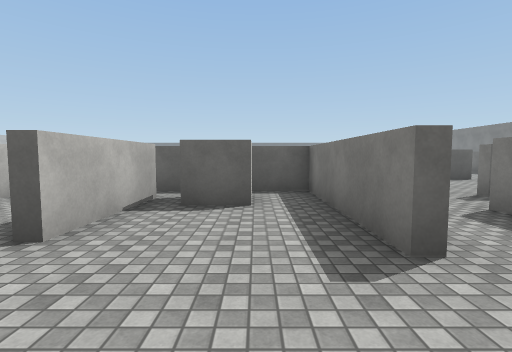
[1] (above)

24 first-person views from a walk through a 3-D level made in the Unity game engine. The camera is 1.4 m above the floor, tilts 4° down and sees 85° across. The floor is counted in squares, 2 m on a side. Each view is taken from the middle of a square. On the plan, view 1 faces up. The plan holds only what a view shows up to about 9 squares ahead; the rest is blank. The place goes on beyond the plan. The player is left out. Surface patterns are stand-ins for the level's own textures.

[2]
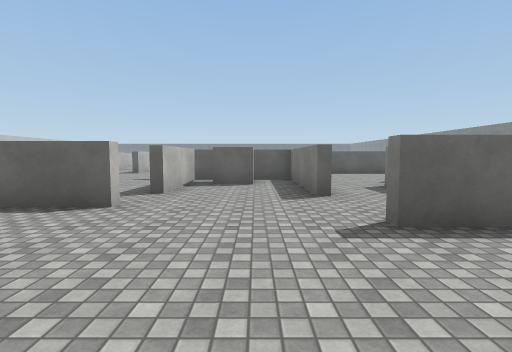

[3]
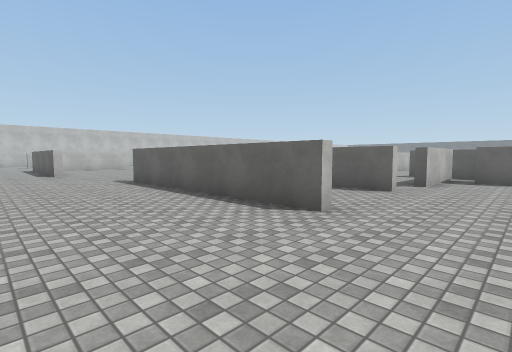

[4]
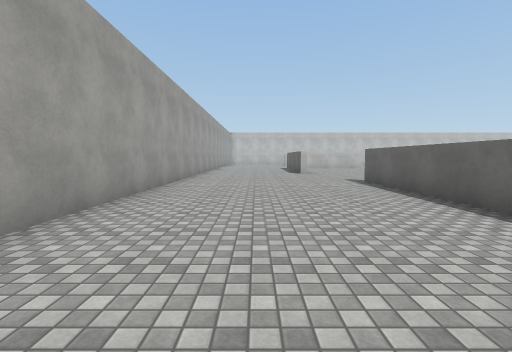

[5]
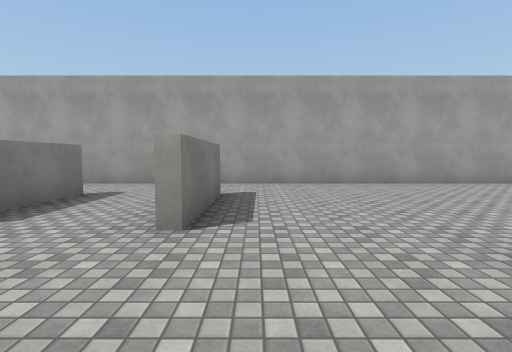

[6]
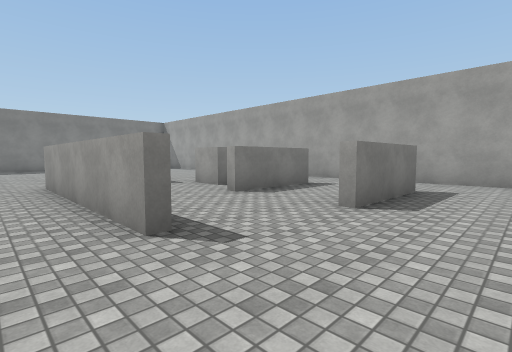

[7]
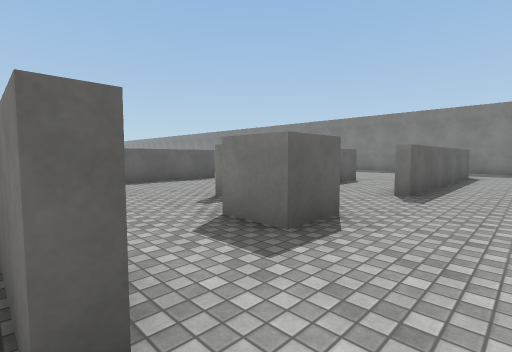

[8]
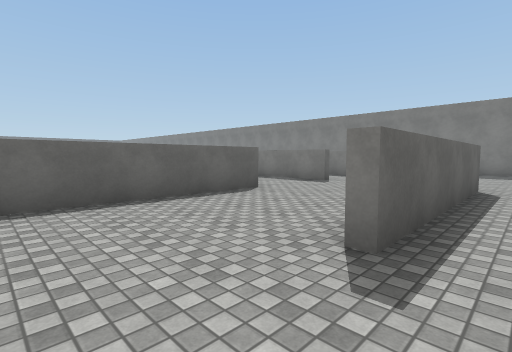

[9]
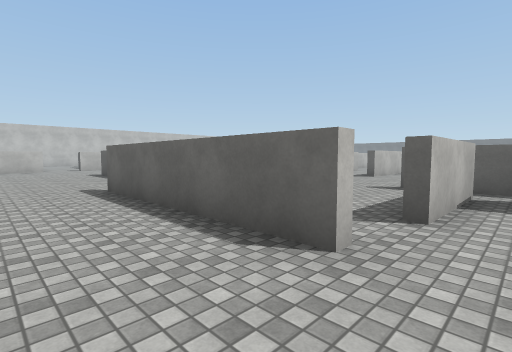

[10]
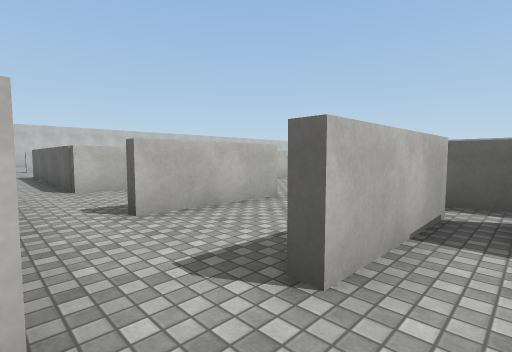

[11]
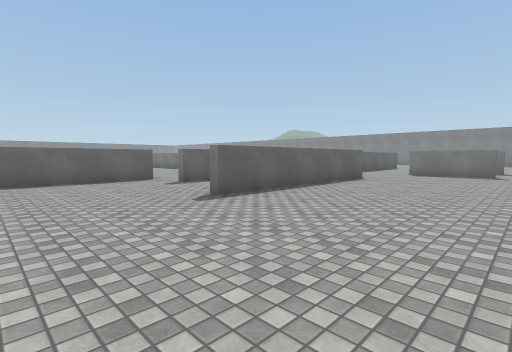

[12]
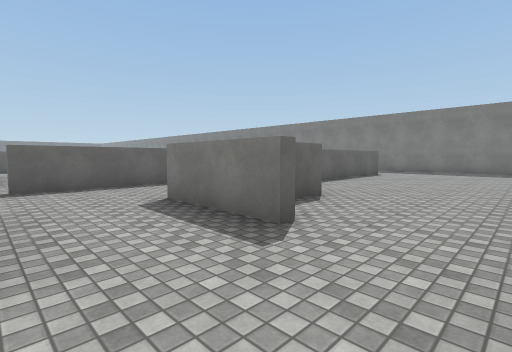

[13]
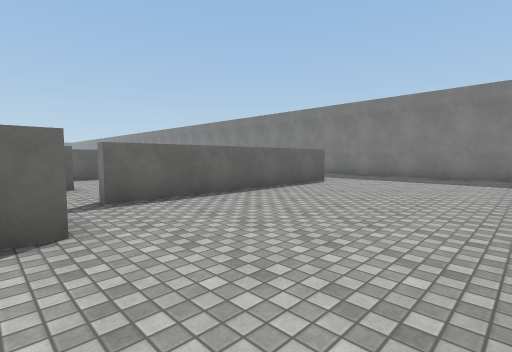

[14]
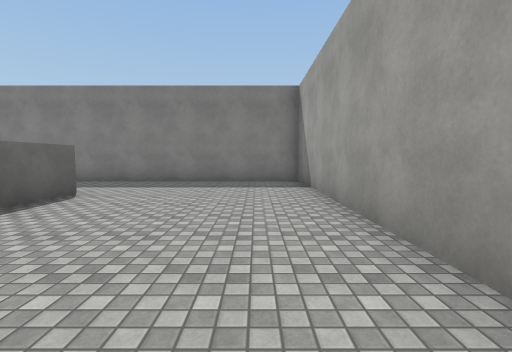

[15]
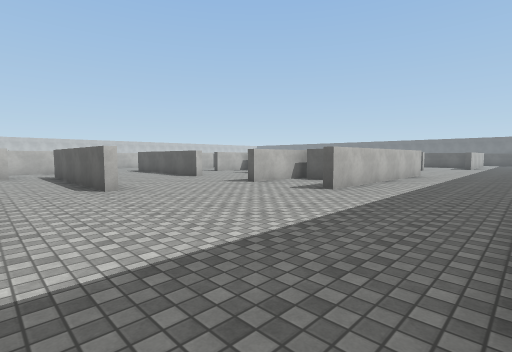

[16]
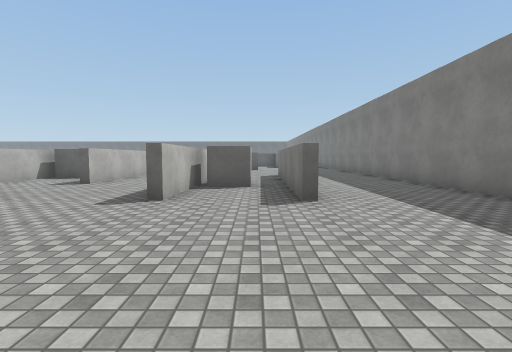

[17]
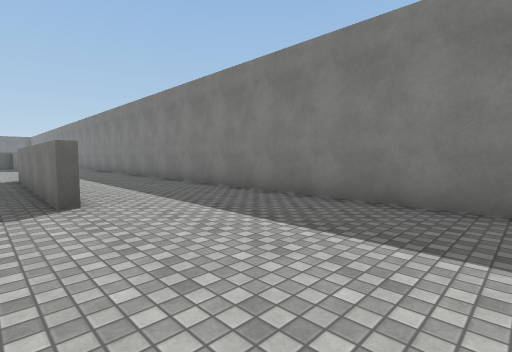

[18]
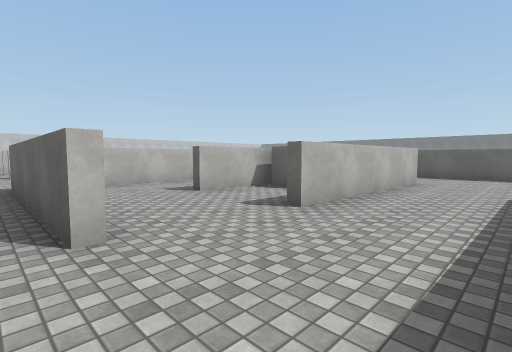

[19]
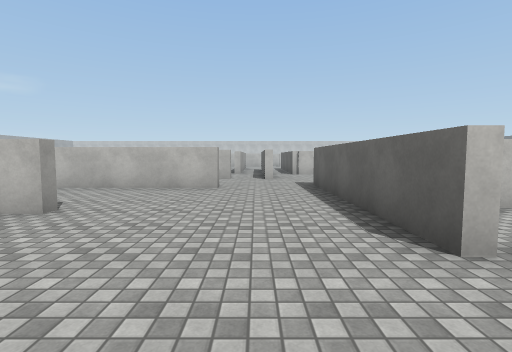

[20]
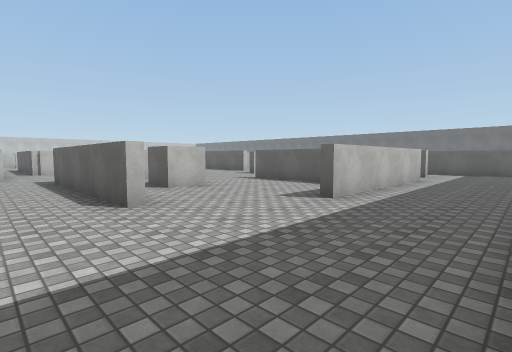

[21]
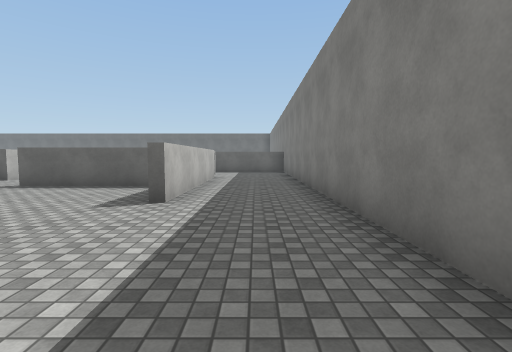

[22]
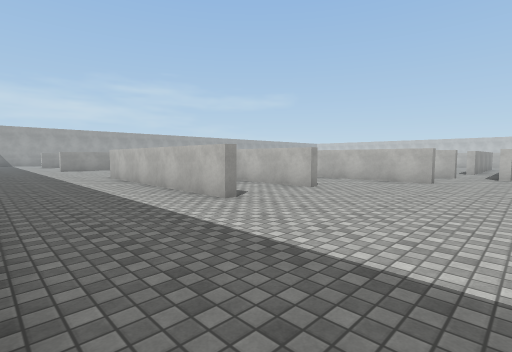

[23]
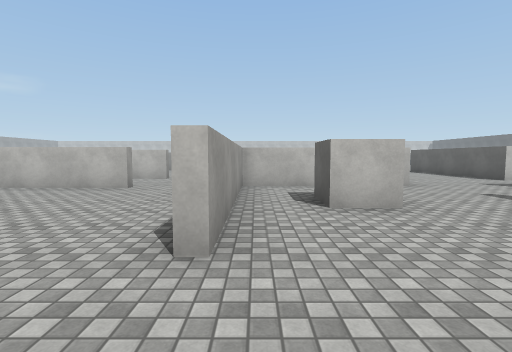

[24]
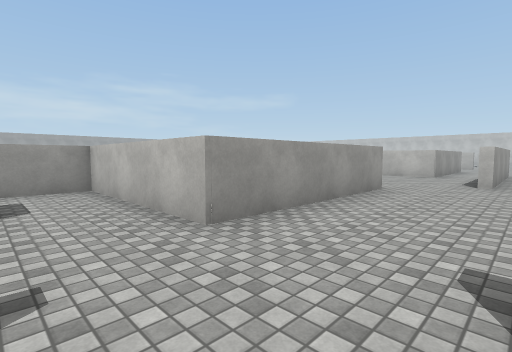

### Floor plan
Points are (right, up) in squares from view 1. A wall is a line through its corners. A room is listed if a view was taken in it or the views show most of it. See-through windows are left out.
Room 1 (views 1, 5, 6, 7, 10)
walls: (1.4, 0) (2.6, 0); (3.5, -0.3) (1.4, -0.3); (1.1, 1.9) (1.1, 5.6) (-3.1, 5.6); (3.2, -5.3) (3.2, -2.6); (1.4, -7.3) (3.6, -7.3); (-1.7, 4.8) (-1.7, 2.2)
ways out: opening at (-1, -1.5) to room 2; opening at (1, -6.5) to room 2; opening at (2, 1) to room 3; opening at (3, -6.5) to room 4; opening at (3, -1.5) to room 4; opening at (-2, 2) to room 6; gap at (-2, 5) to room 6
objects: cube (-1, 4)
Room 2 (views 2, 3, 4, 9, 11, 12)
walls: (-9, -7.3) (1.4, -7.3); (-1.9, -1.9) (-8, -1.9); (-1.9, 0.8) (-7, 0.8); (-7.2, 2.3) (-11.6, 2.4); (0.6, -5.2) (0.7, -2.6)
ways out: opening at (-1, -1.5) to room 1; opening at (1, -6.5) to room 1; opening at (-7, 1)
Room 3 (view 8)
walls: (7.4, 2.5) (6.2, 2.5); (2.6, 0) (6.5, 0); (9.1, 4.8) (4, 4.8); (6.6, 8.5) (1.5, 8.5)
ways out: opening at (2, 1) to room 1; opening at (5.5, 6.5) to room 4; opening at (7.3, 2.3) to room 4
objects: cube (3, 3) to (4, 3)
Room 4 (views 13, 14, 15, 16, 17, 18, 19, 20, 21, 22, 23, 24)
walls: (9.3, 8.4) (9.3, 9.5); (11.7, 8.3) (11.8, 14.3); (9.6, 14.5) (9.5, 8.4); (12.1, 14.3) (12, 8.3); (6.8, 16.2) (6.7, 11.1); (6.5, 16.2) (6.4, 13.4); (12.2, 2.5) (7.4, 2.5); (15.3, 4.1) (15.3, 13.1); (11.1, 18.4) (7.5, 18.4); (15.3, 18.2) (15.3, 26); (4.5, -0.3) (3.5, -0.3); (12.4, -2.6) (6.2, -2.6); (11.5, 23.5) (8.4, 23.5); (1.8, 22.7) (6.5, 22.7) (6.5, 18.7) (11.1, 18.7); (6.8, 25.5) (6.8, 25); (12.6, 26.2) (12.6, 21.1); (4.9, 26.3) (3.9, 26.3); (8.2, -7.3) (15.3, -7.3) (15.3, -0.6); (3.6, -7.3) (4.6, -7.3)
ways out: opening at (3, -6.5) to room 1; opening at (3, -1.5) to room 1; opening at (5.5, 6.5) to room 3; opening at (7.3, 2.3) to room 3; opening at (6, 9.5) to room 5; opening at (7, 17) to room 7; opening at (-3.5, 23); opening at (0, 25); opening at (5.5, 26); gap at (12, 26)
objects: cube (5, -4) to (5, -3); cube (9, 20) to (9, 21); cube (10, 11) to (11, 11)
Room 5 (no view inside)
walls: (4.2, 12.5) (4.2, 11.1); (1.8, 11.6) (1.8, 10.1)
ways out: opening at (6, 9.5) to room 4; opening at (5, 12) to room 7; opening at (3, 12)
Room 6 (no view inside)
walls: (-4.2, 4.9) (-4.3, 2.3)
ways out: opening at (-2, 2) to room 1; gap at (-2, 5) to room 1; opening at (-5, 2); opening at (-4, 6)
Room 7 (no view inside)
walls: (4.3, 16.2) (4.3, 15.1); (4.2, 13.4) (4.2, 12.5); (7.5, 18.4) (6, 18.4)
ways out: opening at (7, 17) to room 4; opening at (5, 12) to room 5; opening at (5, 18); gap at (4, 16)
objects: cube (5, 13) to (5, 14)

Positions as (right, up) in squares from view 1, and headings:
1: (0, 0), facing up
2: (0, -3), facing up
3: (0, -5), facing up-left
4: (0, -5), facing left
5: (0, 0), facing down
6: (-1, 1), facing down-right
7: (1, 1), facing up-right
8: (2, 4), facing up-right
9: (-1, -1), facing up-left
10: (-1, 1), facing up-left
11: (-11, -6), facing up-right
12: (1, -7), facing up-right
13: (5, -7), facing up-right
14: (7, -6), facing right
15: (15, 3), facing up-left
16: (11, 4), facing up
17: (11, 4), facing up-right
18: (9, 8), facing up-left
19: (13, 17), facing left
20: (15, 17), facing up-left
21: (14, 17), facing up
22: (15, 18), facing down-left
23: (13, 19), facing left
24: (8, 25), facing down-left
